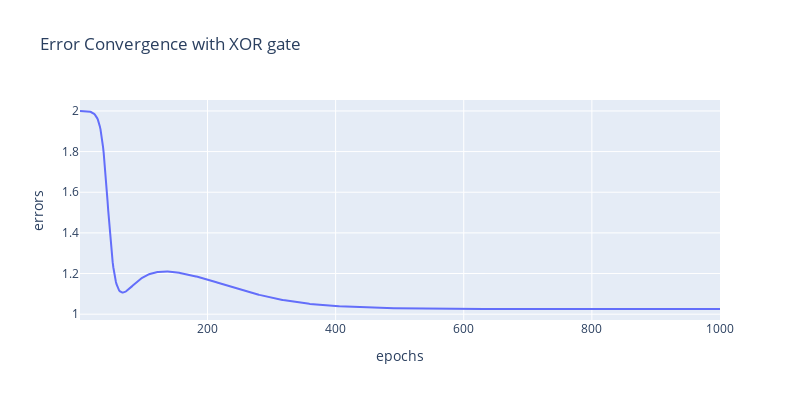

The notebook cell saved with this chart:
### Code cell
# plot the error values for XOR gate with Sigmoid function

plot_graph(errors, 'Error Convergence with XOR gate')

### Figure 1 — Plotly figure (JSON) as saved in the notebook; plotly's stock layout.template omitted (floating-point values rounded to 4 significant figures; data arrays with more than 128 entries replaced by an {"elided": "..."} marker saying what was removed)
{"data": [{"hovertemplate": "epochs=%{x}<br>errors=%{y}<extra></extra>", "legendgroup": "", "line": {"color": "#636efa", "dash": "solid"}, "marker": {"symbol": "circle"}, "mode": "lines", "name": "", "orientation": "v", "showlegend": false, "type": "scatter", "x": {"elided": "1000 int values"}, "xaxis": "x", "y": {"elided": "1000 float values"}, "yaxis": "y"}], "layout": {"height": 400, "legend": {"tracegroupgap": 0}, "title": {"text": "Error Convergence with XOR gate"}, "width": 800, "xaxis": {"anchor": "y", "domain": [0, 1], "title": {"text": "epochs"}}, "yaxis": {"anchor": "x", "domain": [0, 1], "title": {"text": "errors"}}}}
